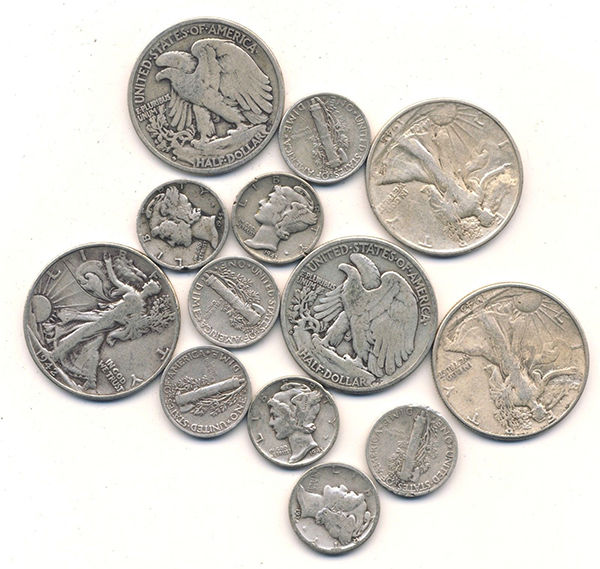
#> input picture coins.JPG, 600 x 569 px
$ jupyter execute --allow-errors 'ex10) coinsWaterShed.ipynb'   (shell and % lines are left out)   (Python 2 division)
#> lines starting #> are read from the running program, lines starting #| are printed output that depends on the picture; after the words box and inside, x2 and y2 are one past the last pixel; in counts of white or black regions, pixels touching at a corner belong together
[cell 1]
import cv2
import numpy as np
from matplotlib import pyplot as plt
import cv2.cv as cv

[cell 2]
coinsImage = cv2.imread('coins.JPG')
#> coinsImage is the input picture: shape (569, 600, 3); mean B, G, R 198.6, 204.9, 208.1

[cell 3]
coinsImage = cv2.cvtColor(coinsImage, cv2.COLOR_BGR2RGB)

[cell 4]
plt.imshow(coinsImage)

[cell 5]
coinsGrayImage = cv2.cvtColor(coinsImage, cv2.COLOR_RGB2GRAY)
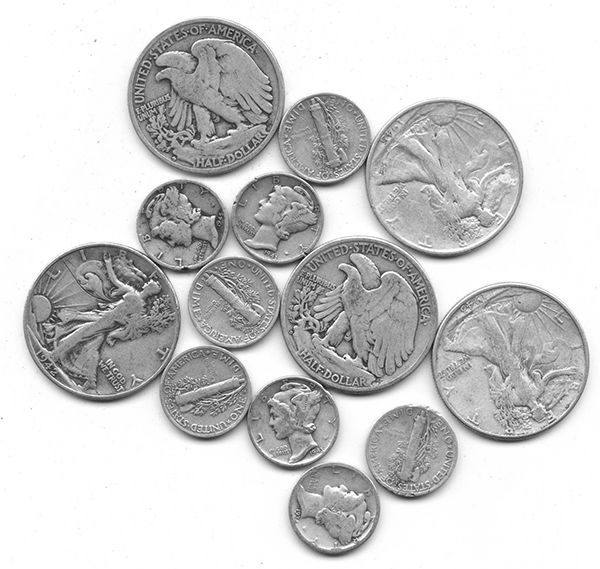
#> coinsGrayImage: shape (569, 600); min 0, max 255, mean 205.2

[cell 6]
plt.imshow(coinsGrayImage, cmap = "gray")

[cell 7]
returnData, thresholdFilteredImage = cv2.threshold(coinsGrayImage, 0, 255, cv2.THRESH_BINARY + cv2.THRESH_OTSU)
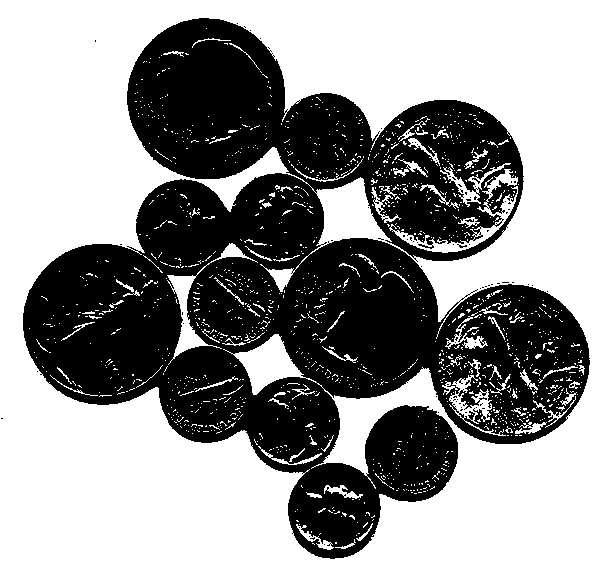
#> thresholdFilteredImage: shape (569, 600); 57.7% white; 84 black regions (83 under 20 px), largest, box (x1, y1, x2, y2) and area: (23, 18, 590, 559) 144287
#> returnData = 197
print returnData, thresholdFilteredImage
#> (printed output is left out)

[cell 8]
plt.imshow(thresholdFilteredImage, cmap = "gray")

[cell 9]
noiseRemoveKernel = np.ones((5, 5), np.uint8)
noiseFilteredImage = cv2.morphologyEx(thresholdFilteredImage, cv2.MORPH_OPEN, noiseRemoveKernel, iterations = 2)
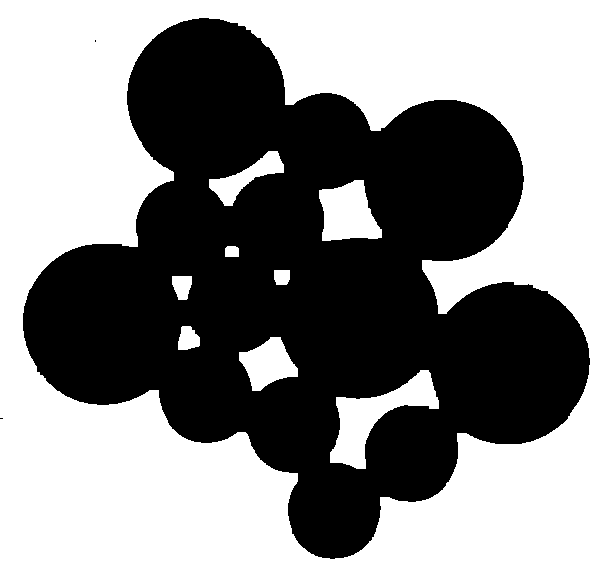
#> noiseFilteredImage: shape (569, 600); 53.3% white; 3 black regions (2 under 20 px), largest, box (x1, y1, x2, y2) and area: (23, 18, 590, 559) 159447
print noiseFilteredImage
#> (printed output is left out)

[cell 10]
plt.imshow(noiseFilteredImage, cmap = "gray")

[cell 11]
sureBackgroundImage = cv2.dilate(noiseFilteredImage, noiseRemoveKernel, iterations = 3)
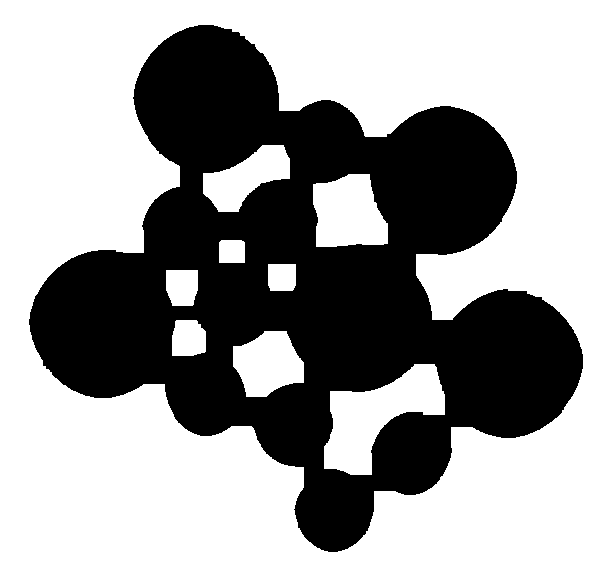
#> sureBackgroundImage: shape (569, 600); 61.1% white; 1 black region, box (x1, y1, x2, y2) and area: (29, 25, 583, 552) 132963
print sureBackgroundImage
#> (printed output is left out)

#> (a cell that did not finish here is left out)

[cell 13]
distTransformData = cv2.distanceTransform(noiseFilteredImage, cv.CV_DIST_L2, 5)
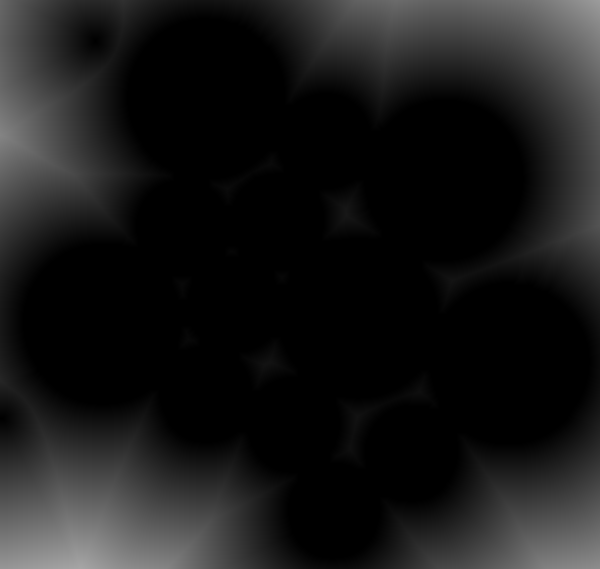
#> distTransformData: shape (569, 600) float32; min 0, max 166.5, mean 25.3
print distTransformData
#> (printed output is left out)

[cell 14]
returnData, sureForegroundImage = cv2.threshold(distTransformData, 0.1 * distTransformData.max(), 255, 0)
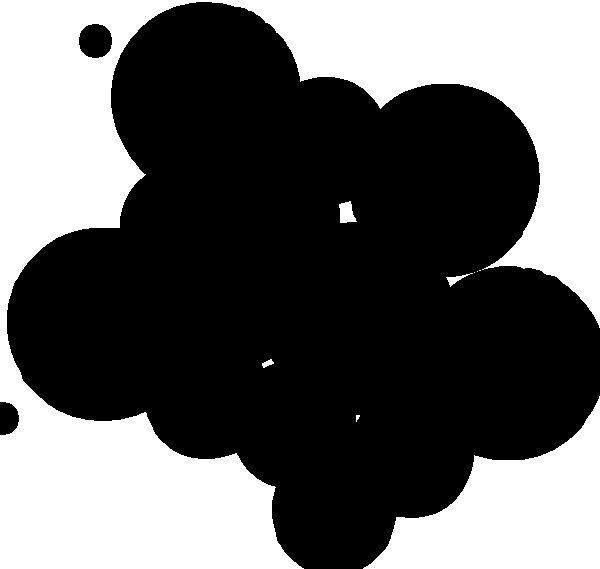
#> sureForegroundImage: shape (569, 600) float32; 39.2% white; 9 white regions (4 under 20 px), largest, box (x1, y1, x2, y2) and area: (0, 0, 600, 569) 112625, (363, 396, 600, 569) 20733, (339, 201, 357, 223) 273, (446, 273, 473, 287) 110, (262, 359, 274, 368) 58
#> returnData = 16.65
print returnData, sureForegroundImage
#> (printed output is left out)

[cell 15]
plt.imshow(sureForegroundImage, cmap = "gray")

[cell 16]
sureForegroundImage = np.uint8(sureForegroundImage)
#> (the rest of this cell did not finish here and is left out)

$ run again, with chessBoard.jpg copied over coins.JPG
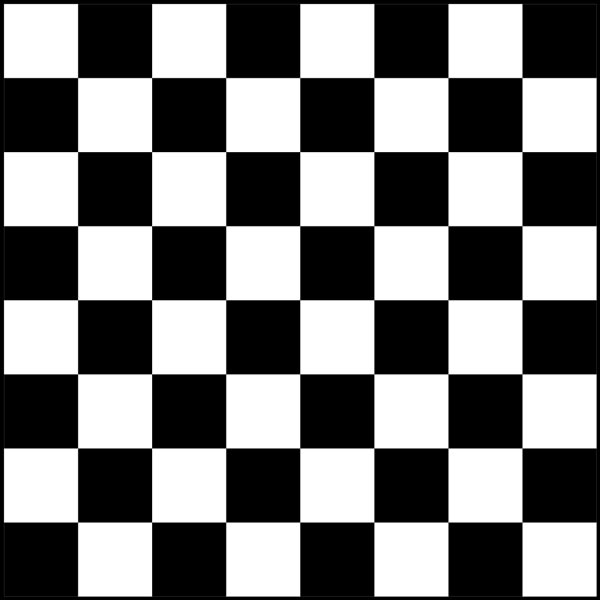
#> input picture chessBoard.jpg, 600 x 600 px
#> coinsImage is the input picture: shape (600, 600, 3); min 0, max 255, mean 124.5
#> `returnData, thresholdFilteredImage = cv2.threshold(coinsGrayImage, 0, ..`:
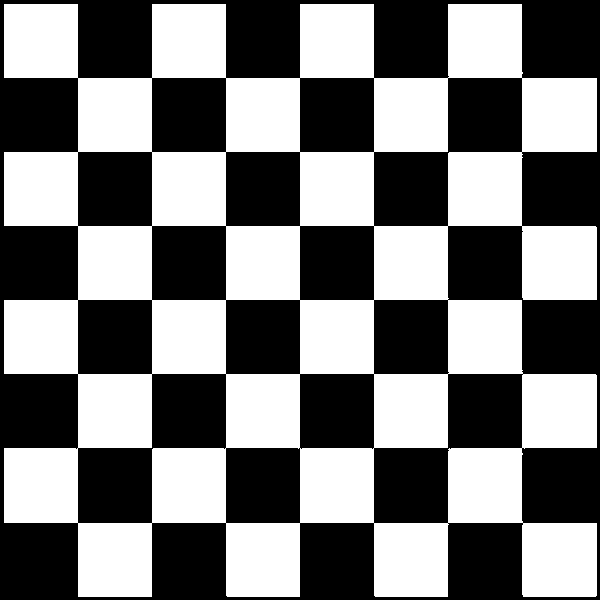
#> thresholdFilteredImage: shape (600, 600); 48.8% white; 1 white region, box (x1, y1, x2, y2) and area: (4, 4, 597, 597) 175815
#> `returnData, thresholdFilteredImage = cv2.threshold(coinsGrayImage, 0, ..`: returnData = 127
#> (printed output is left out)
#> noiseFilteredImage: shape (600, 600); 48.8% white; 4 white regions, box (x1, y1, x2, y2) and area: (4, 4, 597, 448) 120541, (4, 374, 597, 597) 44160, (522, 523, 597, 597) 5545, (522, 226, 597, 300) 5541
#> (printed output is left out)
#> sureBackgroundImage: shape (600, 600); 63% white; 32 black regions, largest, box (x1, y1, x2, y2) and area: (528, 0, 600, 72) 5184, (0, 529, 72, 600) 5112, (528, 454, 600, 517) 4536
#> (printed output is left out)
#> (printed output is left out)
#> `returnData, sureForegroundImage = cv2.threshold(distTransformData, 0.1..`:
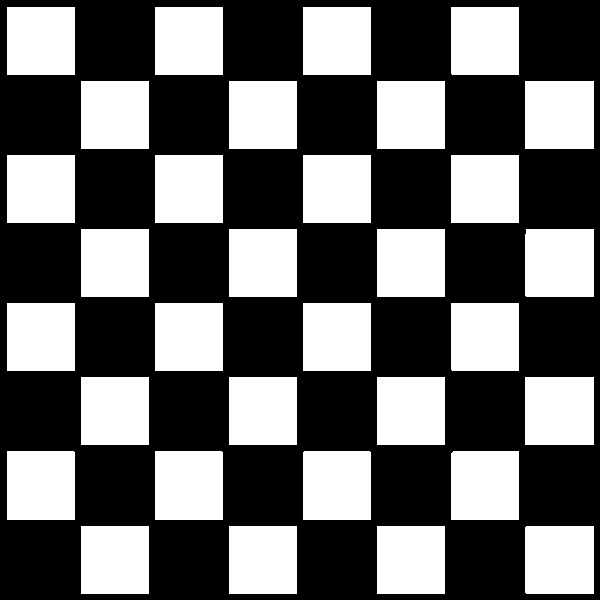
#> sureForegroundImage: shape (600, 600) float32; 41.2% white; 32 white regions, largest, box (x1, y1, x2, y2) and area: (525, 81, 594, 149) 4692, (525, 377, 594, 445) 4692, (7, 451, 75, 520) 4691
#> `returnData, sureForegroundImage = cv2.threshold(distTransformData, 0.1..`: returnData = 3.7
#> (printed output is left out)
